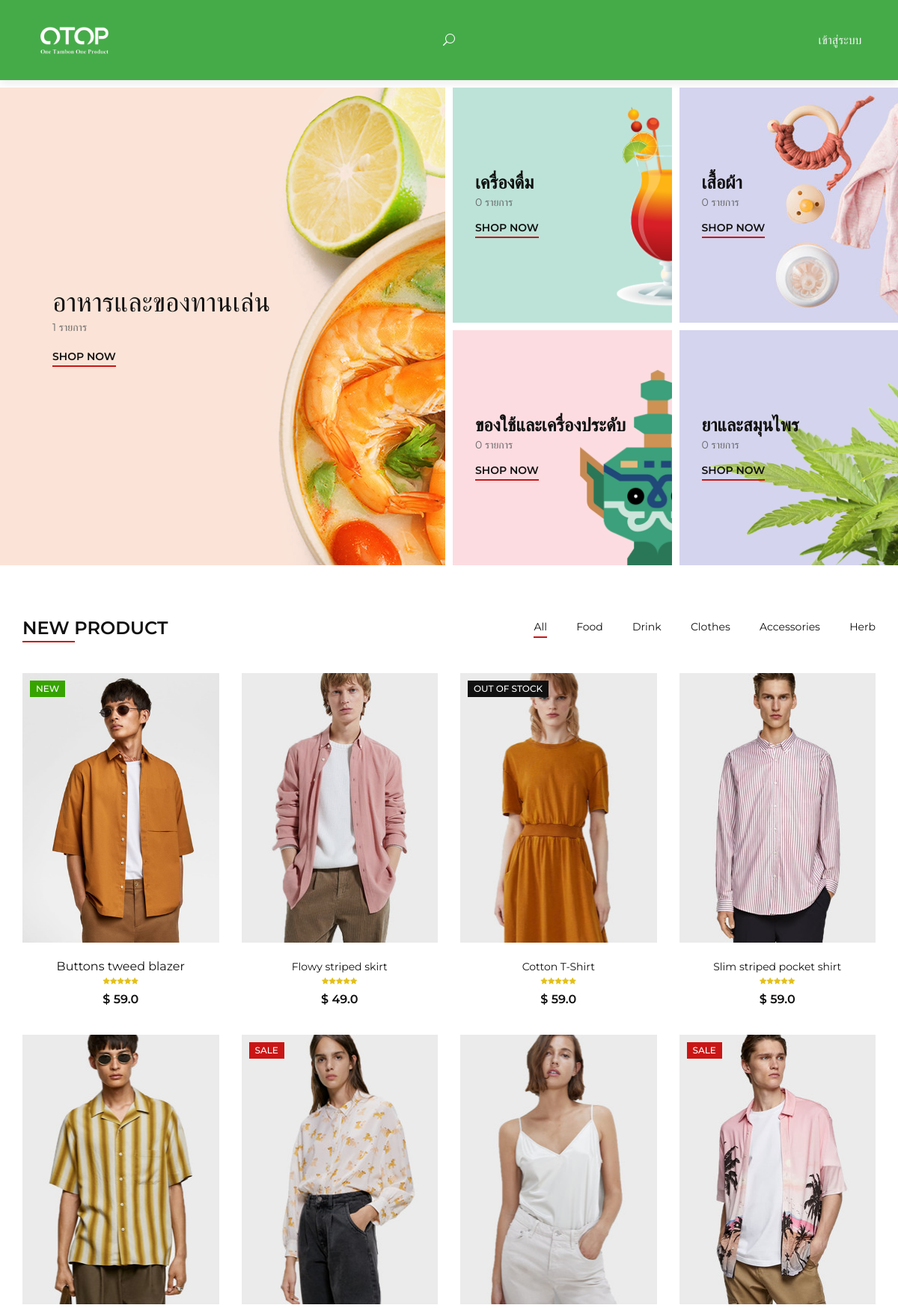
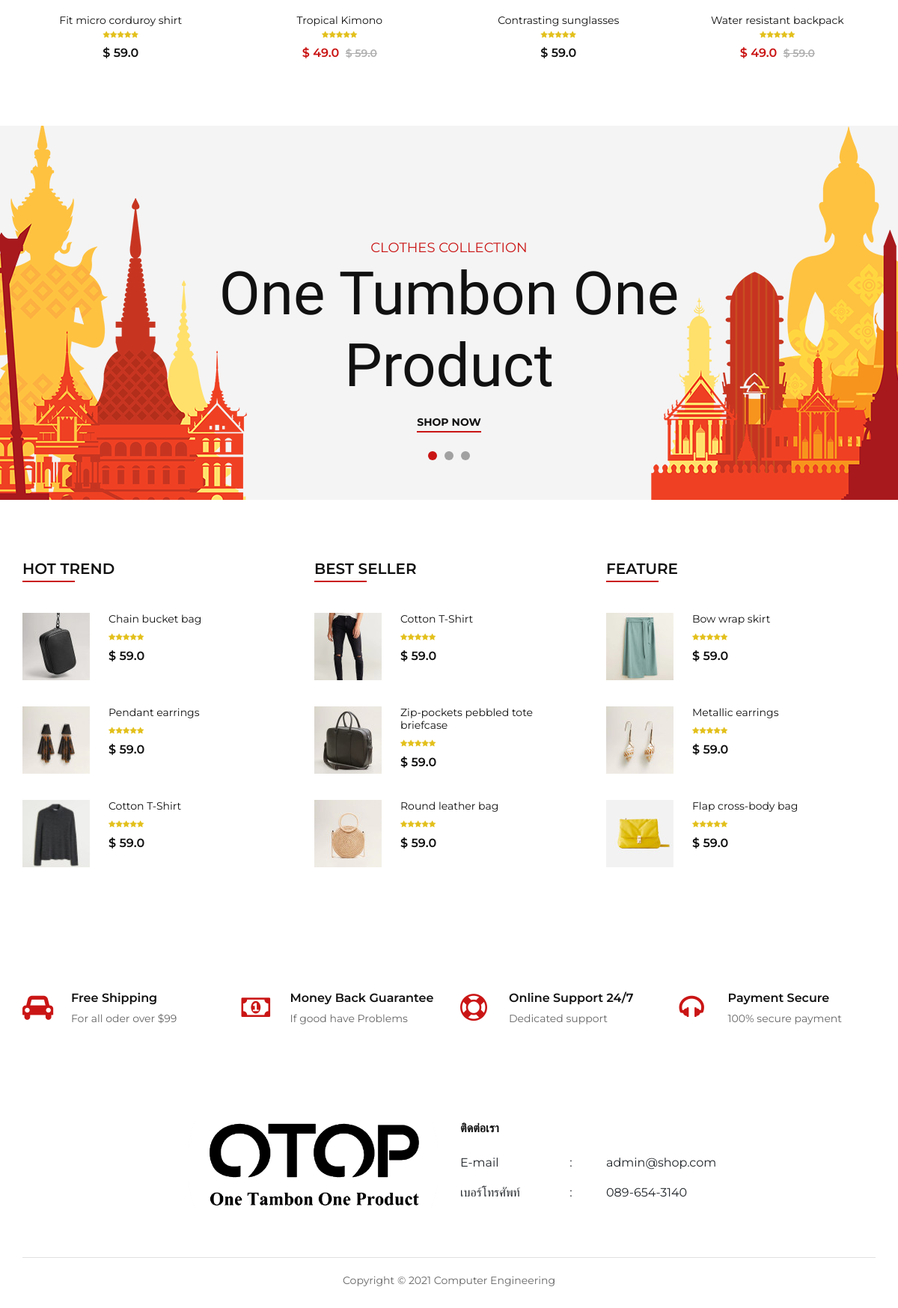
The page / on the database its author committed (2 pictures, top to bottom).
### tables this page shows
CREATE TABLE `product_type` (
  `id` int(11) NOT NULL,
  `type` varchar(50) NOT NULL
);

### index.php (the view, shortened to what the rows shown need)
<?php
include_once("./dbConnect.php");
function getProductType()
{
    $sql = "SELECT * FROM `product_type`";
    $DATA = selectData($sql);
    return $DATA;
}
function getAllProductByType($type_id)
{
    $sql = "SELECT * FROM `product` WHERE `product_type` = $type_id";
    $DATA = selectData($sql);
    return $DATA;
}
$PRODUCT_TYPE = getProductType();
$PRODUCTBYTYPE_FOOD = getAllProductByType(1);
$PRODUCTBYTYPE_DRINK = getAllProductByType(2);
$PRODUCTBYTYPE_CLOTHES = getAllProductByType(3);
$PRODUCTBYTYPE_ACCESSORIES = getAllProductByType(4);
$PRODUCTBYTYPE_HERB = getAllProductByType(5);
?>
<!DOCTYPE html>
<html lang="en">
<head>
    <link rel="stylesheet" href="css/bootstrap.min.css" type="text/css">
    <link rel="stylesheet" href="css/font-awesome.min.css" type="text/css">
    <link rel="stylesheet" href="css/elegant-icons.css" type="text/css">
    <link rel="stylesheet" href="css/jquery-ui.min.css" type="text/css">
    <link rel="stylesheet" href="css/magnific-popup.css" type="text/css">
    <link rel="stylesheet" href="css/owl.carousel.min.css" type="text/css">
    <link rel="stylesheet" href="css/slicknav.min.css" type="text/css">
    <link rel="stylesheet" href="css/style.css" type="text/css">
</head>
<body>
    <section class="categories">
        <div class="container-fluid">
            <div class="row">
                <div class="col-lg-6 p-0">
                    <div class="categories__item categories__large__item set-bg" data-setbg="img/categories/food.png">
                        <div class="categories__text">
                            <h2><?php echo $PRODUCT_TYPE[1]["type"] ?></h2>
                            <p><?php echo $PRODUCTBYTYPE_FOOD[0]["numrow"] . " รายการ" ?></p>
                            <a href="views/Customer/shop/shop.php?type_id=1">Shop now</a>
                        </div>
                    </div>
                </div>
                <div class="col-lg-6">
                    <div class="row">
                        <div class="col-lg-6 col-md-6 col-sm-6 p-0">
                            <div class="categories__item set-bg" data-setbg="img/categories/drink.png">
                                <div class="categories__text">
                                    <h4><?php echo $PRODUCT_TYPE[2]["type"] ?></h4>
                                    <p><?php echo $PRODUCTBYTYPE_DRINK[0]["numrow"] . " รายการ" ?></p>
                                    <a href="views/Customer/shop/shop.php?type_id=2">Shop now</a>
                                </div>
                            </div>
                        </div>
                        <div class="col-lg-6 col-md-6 col-sm-6 p-0">
                            <div class="categories__item set-bg" data-setbg="img/categories/category-3.jpg">
                                <div class="categories__text">
                                    <h4><?php echo $PRODUCT_TYPE[3]["type"] ?></h4>
                                    <p><?php echo $PRODUCTBYTYPE_CLOTHES[0]["numrow"] . " รายการ" ?></p>
                                    <a href="views/Customer/shop/shop.php?type_id=3">Shop now</a>
                                </div>
                            </div>
                        </div>
                        <div class="col-lg-6 col-md-6 col-sm-6 p-0">
                            <div class="categories__item set-bg" data-setbg="img/categories/accessory.png">
                                <div class="categories__text">
                                    <h4><?php echo $PRODUCT_TYPE[4]["type"] ?></h4>
                                    <p><?php echo $PRODUCTBYTYPE_ACCESSORIES[0]["numrow"] . " รายการ" ?></p>
                                    <a href="views/Customer/shop/shop.php?type_id=4">Shop now</a>
                                </div>
                            </div>
                        </div>
                        <div class="col-lg-6 col-md-6 col-sm-6 p-0">
                            <div class="categories__item set-bg" data-setbg="img/categories/herb.png">
                                <div class="categories__text">
                                    <h4><?php echo $PRODUCT_TYPE[5]["type"] ?></h4>
                                    <p><?php echo $PRODUCTBYTYPE_HERB[0]["numrow"] . " รายการ" ?></p>
                                    <a href="views/Customer/shop/shop.php?type_id=5">Shop now</a>
                                </div>
                            </div>
                        </div>
                    </div>
                </div>
            </div>
        </div>
    </section>
    <section class="banner set-bg" data-setbg="img/banner/thai-baner.png">
        <div class="container">
            <div class="row">
                <div class="col-xl-7 col-lg-8 m-auto">
                    <div class="banner__slider owl-carousel">
                        <div class="banner__item">
                            <div class="banner__text">
                                <h1>One Tumbon One Product</h1>
                            </div>
                        </div>
                    </div>
                </div>
            </div>
        </div>
    </section>
</body>
</html>

### rows shown on the page
product_type: type "อาหารและของทานเล่น"
product_type: type "เครื่องดื่ม"
product_type: type "เสื้อผ้า"
product_type: type "ของใช้และเครื่องประดับ"
product_type: type "ยาและสมุนไพร"

### other values the page prints
$PRODUCTBYTYPE_FOOD[0]["numrow"] "1"
$PRODUCTBYTYPE_DRINK[0]["numrow"] "0"
$PRODUCTBYTYPE_CLOTHES[0]["numrow"] "0"
$PRODUCTBYTYPE_ACCESSORIES[0]["numrow"] "0"
$PRODUCTBYTYPE_HERB[0]["numrow"] "0"
